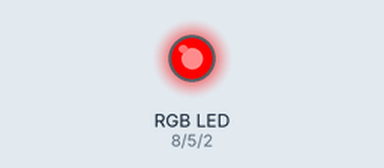
Simulated run of this sketch. Board: Arduino Uno, built with avr-gcc and run on an emulated ATmega328P. Parts: an RGB LED mixed from three pins (HIGH = lit).

Above: at 0.2 s.
At 9.2 s:
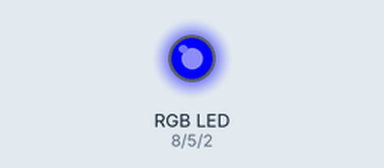
At 19.2 s:
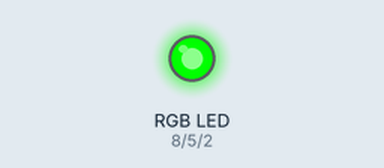
At 38.7 s:
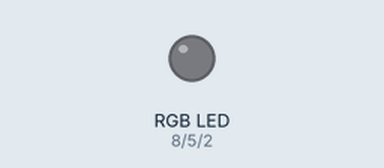
Timing chart, 0 to 39.0 s (numbered marks = the images above):
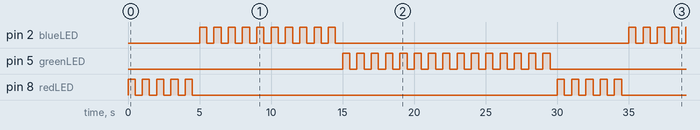

Measured:
- by itself, pin 2 (blueLED): repeats every 30.0 s: 9 × (LOW 0.50 s, HIGH 0.50 s), LOW 20.5 s, HIGH 0.50 s
- by itself, pin 5 (greenLED): repeats every 30.0 s: HIGH 0.50 s, LOW 15.5 s, 14 × (HIGH 0.50 s, LOW 0.50 s)
- by itself, pin 8 (redLED): repeats every 30.0 s: 4 × (LOW 0.50 s, HIGH 0.50 s), LOW 25.5 s, HIGH 0.50 s

The sketch:

RGB.ino
```cpp
int wait = 500;
int redLED = 8;
int blueLED = 2;
int greenLED = 5;

void setup() {
  // put your setup code here, to run once:
  pinMode (redLED, OUTPUT);
  pinMode (blueLED, OUTPUT);
  pinMode (greenLED, OUTPUT);
}

void loop() {
  // put your main code here, to run repeatedly:
  //LOW turns it off
  //HIGH turns it on.
  //Blinking LED light.
  //Delay 500 allows the LED to be on for 500 milliseconds and off for 500 milliseconds.

  //This Loop makes a Red LED blink 5 times.
  for (int i = 0; i < 5; i++){
    digitalWrite (redLED, HIGH);
    delay(wait);
    digitalWrite (redLED, LOW);
    delay(wait);
  }

  //This Loop makes a Blue LED blink 10 times.
  for (int i = 0; i < 10; i++){
    digitalWrite (blueLED, HIGH);
    delay(wait);
    digitalWrite (blueLED, LOW);
    delay(wait);
  }

  //This Loop makes a Green LED blink 15 times.
  for (int i = 0; i < 15; i++){
    digitalWrite (greenLED, HIGH);
    delay(wait);
    digitalWrite (greenLED, LOW);
    delay(wait);
  }

}
```
